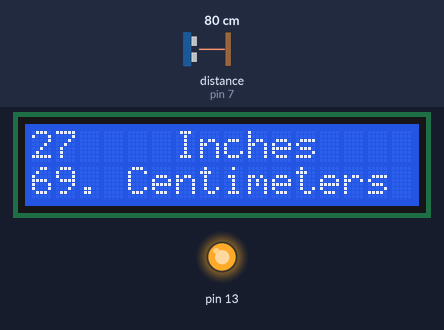
The sketch below on a simulated Arduino Uno, built with avr-gcc and run on an emulated ATmega328P. Shown: 16×2 character LCD, output pins drawn as LEDs (lit = HIGH). Wiring (inferred from the names in the program): ultrasonic range finder: trigger pin 4; echo pin 7. Inputs (shaded band) come from the test bench; at power-on: distance to the obstacle (sensor on pin 7) 80 cm. The echo pulse lasts 58.3 µs per cm; pins used as bus, display or sensor lines are not drawn.

Above: at 1.2 s.
1.3 s: distance to the obstacle (sensor on pin 7) set to 19 cm
At 4.0 s:
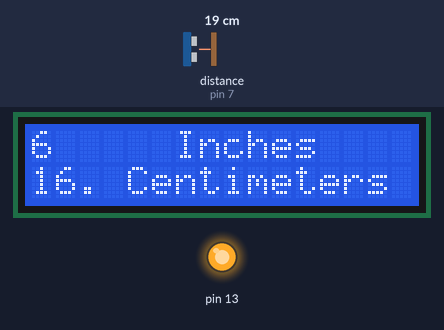
8.6 s: distance to the obstacle (sensor on pin 7) set to 15 cm
At 14.1 s:
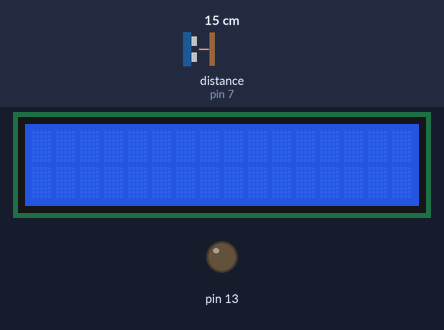
17.2 s: distance to the obstacle (sensor on pin 7) set to 2 cm
At 19.0 s:
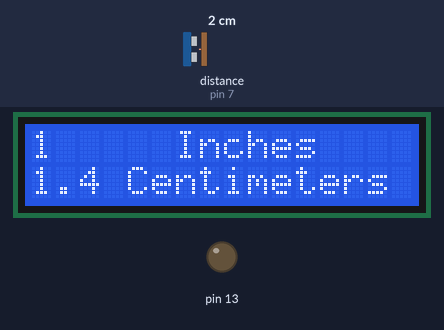
Timing chart, 0 to 20.5 s (numbered marks = the images above; inputs shaded):
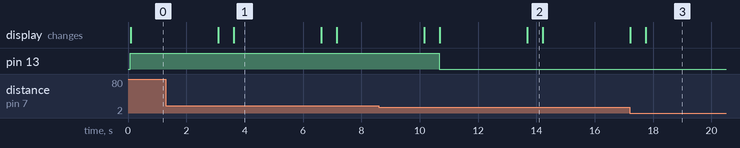

Measured:
- the behaviour switches between 17 and 16 cm on distance to the obstacle (sensor on pin 7) (found by bisection; images 1 and 2)
- after the input at 1.3 s, the display: first differs from a run without the input after 2.3 s (image 1)
- after the input at 8.6 s, pin 13: HIGH → LOW after 2.1 s; the display: first differs from a run without the input after 2.1 s (image 2 shows a later state)
- after the input at 17.2 s, the display: first differs from a run without the input after 0.55 s (image 3)
- what the display in image 1 shows lasts 3.0 s, from 3.6 s to 6.6 s
- what the display in image 2 shows lasts 0.5 s, from 13.7 s to 14.2 s

The sketch:

LCD_Distance_Instrument.ino
```cpp
#include <math.h>
#include <Wire.h>
#include <LiquidCrystal_I2C.h>

/*
LCD Distance instrument
By: Elliot Landolt
This device reads a distance and then prints it to an lcd.
Additionally, there is also an led that lights up whenever the distance is greater than 5 inches
*/

int triggerPin = 4;
int echoPin = 7;
long echoTime;
float cm = 0; // centimeters
float inch = 0; // inches
int inch2 = 0; // the rounded inch

LiquidCrystal_I2C lcd(0x27,16,2); // call library lcd(set LCD address, 16 width, 2 lines display)
void setup() {
  lcd.init(); // start the lcd
  lcd.backlight();
  lcd.setCursor(0,0); // start of line 1
  pinMode(triggerPin, OUTPUT);
  pinMode(echoPin, INPUT);
  pinMode(13, OUTPUT);
  Serial.begin(9600);
}

void loop() {
 cm = getDistance(triggerPin, echoPin);
 inch = cm / 2.54; // find the inches
 inch2 = round(inch); // round the inches to a whole number
 if (inch2 > 5){
  digitalWrite(13, HIGH);
 }
 else{
  digitalWrite(13, LOW);
 }
 lcd.print(inch2); // print the rounded inch
 lcd.setCursor(5,0); // move the cursor to the right
 lcd.print(" Inches");
 lcd.setCursor(0,1); // start of the second line
 lcd.print(cm); // print centimeters
 lcd.setCursor(3,1);
 lcd.print(" Centimeters");
 delay(3000);
 lcd.clear(); // clear the screen for the next reading
 delay(500);
}

float getDistance(int ping, int echo){ // this function gets the distance from the sensor
 digitalWrite(ping, LOW);
 delayMicroseconds(2);
 // send out our ping
 digitalWrite(ping, HIGH);
 delayMicroseconds(10);
 digitalWrite(ping, LOW);
 long echoTime = pulseIn(echo, HIGH);
 float cm = echoTime * 0.03 / 2; // divide by two beause the sensor accounts for the "going and coming"
 return cm;
}
```
